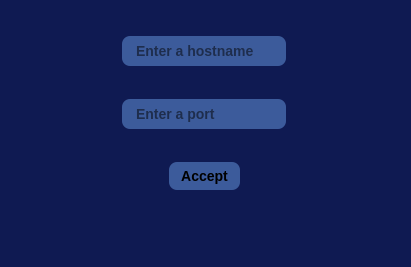
<?xml version="1.0" encoding="UTF-8"?>
<ui version="4.0">
 <class>PreLobby</class>
 <widget class="QMainWindow" name="PreLobby">
  <property name="geometry">
   <rect>
    <x>0</x>
    <y>0</y>
    <width>411</width>
    <height>267</height>
   </rect>
  </property>
  <property name="windowTitle">
   <string>Pre lobby</string>
  </property>
  <property name="styleSheet">
   <string notr="true">background-color: #0f1a52</string>
  </property>
  <widget class="QWidget" name="centralwidget">
   <widget class="QWidget" name="verticalLayoutWidget">
    <property name="geometry">
     <rect>
      <x>9</x>
      <y>9</y>
      <width>391</width>
      <height>211</height>
     </rect>
    </property>
    <layout class="QVBoxLayout" name="verticalLayout">
     <item alignment="Qt::AlignmentFlag::AlignHCenter">
      <widget class="QLineEdit" name="hostname">
       <property name="styleSheet">
        <string notr="true">QLineEdit {
    background-color: #3C5B9B;  
    color: black;                
    border-radius: 8px;
    padding: 6px 12px;
    font-size: 14px;
    font-weight: bold;
    border: none;
}

QLineEdit:focus {
    background-color: #5A78B4;    
    outline: none;               
}</string>
       </property>
       <property name="placeholderText">
        <string>Enter a hostname</string>
       </property>
      </widget>
     </item>
     <item alignment="Qt::AlignmentFlag::AlignHCenter">
      <widget class="QLineEdit" name="servname">
       <property name="styleSheet">
        <string notr="true">QLineEdit {
    background-color: #3C5B9B;  
    color: black;                
    border-radius: 8px;
    padding: 6px 12px;
    font-size: 14px;
    font-weight: bold;
    border: none;
}

QLineEdit:focus {
    background-color: #5A78B4;    
    outline: none;               
}</string>
       </property>
       <property name="placeholderText">
        <string>Enter a port</string>
       </property>
      </widget>
     </item>
     <item alignment="Qt::AlignmentFlag::AlignHCenter">
      <widget class="QPushButton" name="aceptar">
       <property name="styleSheet">
        <string notr="true">QPushButton {
    background-color: #3C5B9B;  
    color: black;
    border-radius: 8px;
    padding: 6px 12px;
    font-weight: bold;
    font-size: 14px;
    border: none;
}
QPushButton:hover {
    background-color: #5A78B4; 
}
QPushButton:pressed {
    background-color: #2A4277;  
}</string>
       </property>
       <property name="text">
        <string>Accept</string>
       </property>
      </widget>
     </item>
    </layout>
   </widget>
  </widget>
  <widget class="QMenuBar" name="menubar">
   <property name="geometry">
    <rect>
     <x>0</x>
     <y>0</y>
     <width>411</width>
     <height>22</height>
    </rect>
   </property>
  </widget>
  <widget class="QStatusBar" name="statusbar"/>
 </widget>
 <resources/>
 <connections/>
</ui>
